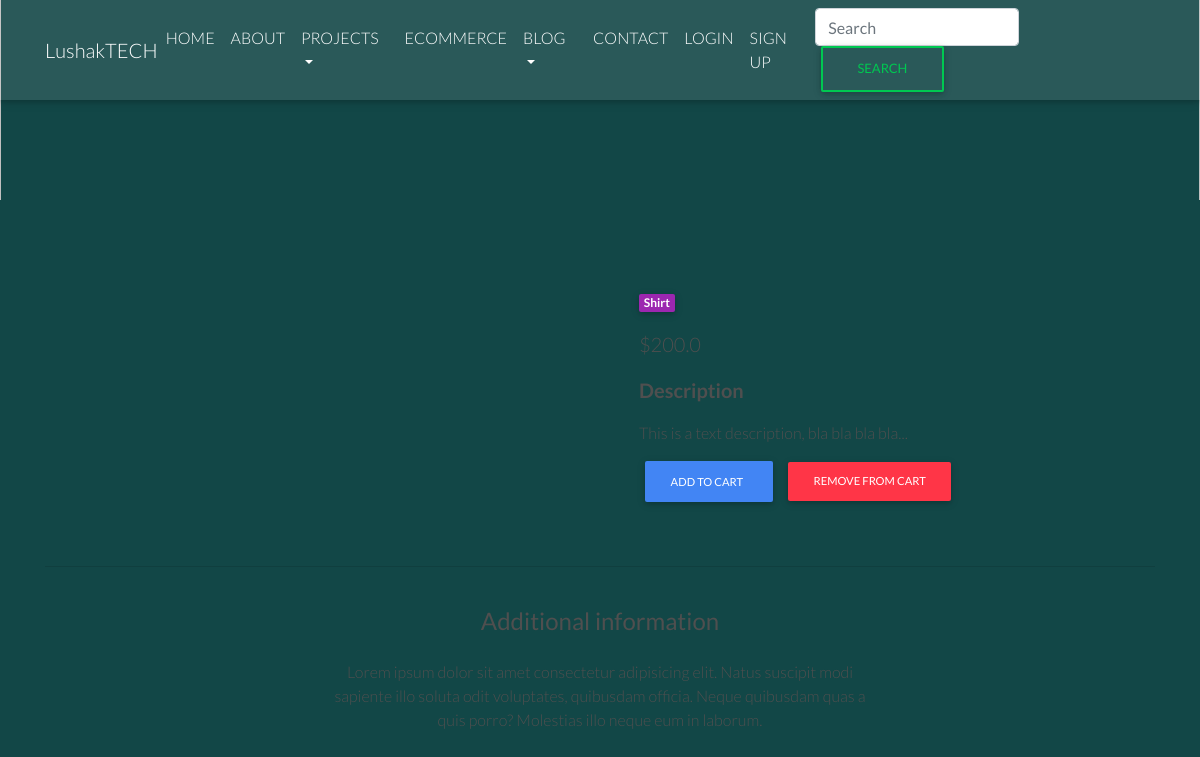
The app's page /ecommerce/product/test-product1/ with its own data.
### ecommerce/models.py (models this page shows, shortened)
class Item(models.Model):
    title = models.CharField(max_length=100)
    price = models.FloatField()
    discount_price = models.FloatField(blank=True, null=True)
    category = models.CharField(choices=CATEGORY_CHOICES, max_length=2)
    label = models.CharField(choices=LABEL_CHOICES, max_length=1)
    slug = models.SlugField()
    description = models.TextField()
    image = models.ImageField(blank=True, null=True)
    def get_add_to_cart_url(self):
        return reverse("ecommerce:add-to-cart", kwargs={
            'slug': self.slug
        })
    def get_remove_from_cart_url(self):
        return reverse("ecommerce:remove-from-cart", kwargs={
            'slug': self.slug
        })

### ecommerce/views.py (the view)
# urls.py: path('product/<slug>/', ItemDetailView.as_view(), name='product'),
class ItemDetailView(DetailView):
    model = Item
    template_name = "ecommerce/product.html"

### ecommerce/templates/ecommerce/product.html (shortened to what this page needs)
{% extends "base.html" %}
{% block content %}
    <div class="container dark-grey-text mt-5">
      <div class="row wow fadeIn">
        <div class="col-md-6 mb-4">
        </div>
        <div class="col-md-6 mb-4">
          <div class="p-4">
            <div class="mb-3">
              <a href="">
                <span class="badge purple mr-1">{{ object.get_category_display }}</span>
              </a>
            </div>
            <p class="lead">
              {% if object.discount_price %}
              <span class="mr-1">
                <del>${{ object.price }}</del>
              </span>
              <span>${{ object.discount_price }}</span>
              {% else %}
              <span>${{ object.price }}</span>
              {% endif %}
            </p>
            <p class="lead font-weight-bold">Description</p>
            <p>{{ object.description }}</p>
            <a href="{{ object.get_add_to_cart_url }}" class="btn btn-primary btn-md my-0 p">
              Add to cart
            </a>
            <a href="{{ object.get_remove_from_cart_url }}" class="btn btn-danger btn-md my-0 p">
              Remove from cart
            </a>
          </div>
        </div>
      </div>
      <hr>
      <div class="row d-flex justify-content-center wow fadeIn">
        <div class="col-md-6 text-center">
          <h4 class="my-4 h4">Additional information</h4>
          <p>Lorem ipsum dolor sit amet consectetur adipisicing elit. Natus suscipit modi sapiente illo soluta odit
            voluptates,
            quibusdam officia. Neque quibusdam quas a quis porro? Molestias illo neque eum in laborum.</p>
        </div>
      </div>
      <div class="row wow fadeIn">
        <div class="col-lg-4 col-md-12 mb-4">
        </div>
        <div class="col-lg-4 col-md-6 mb-4">
        </div>
        <div class="col-lg-4 col-md-6 mb-4">
        </div>
      </div>
    </div>
{% endblock content %}

### resume/static/css/style.css (style rules this page uses)
body { font-family: 'Lato', sans-serif; overflow: hidden; overflow-y: scroll; background-color: rgb(18, 71, 71); }
a, a:hover { color: #ff8013; }

### records on screen
Item: category "Shirt", price "200.0", description "This is a text description, bla bla bla bla..."
